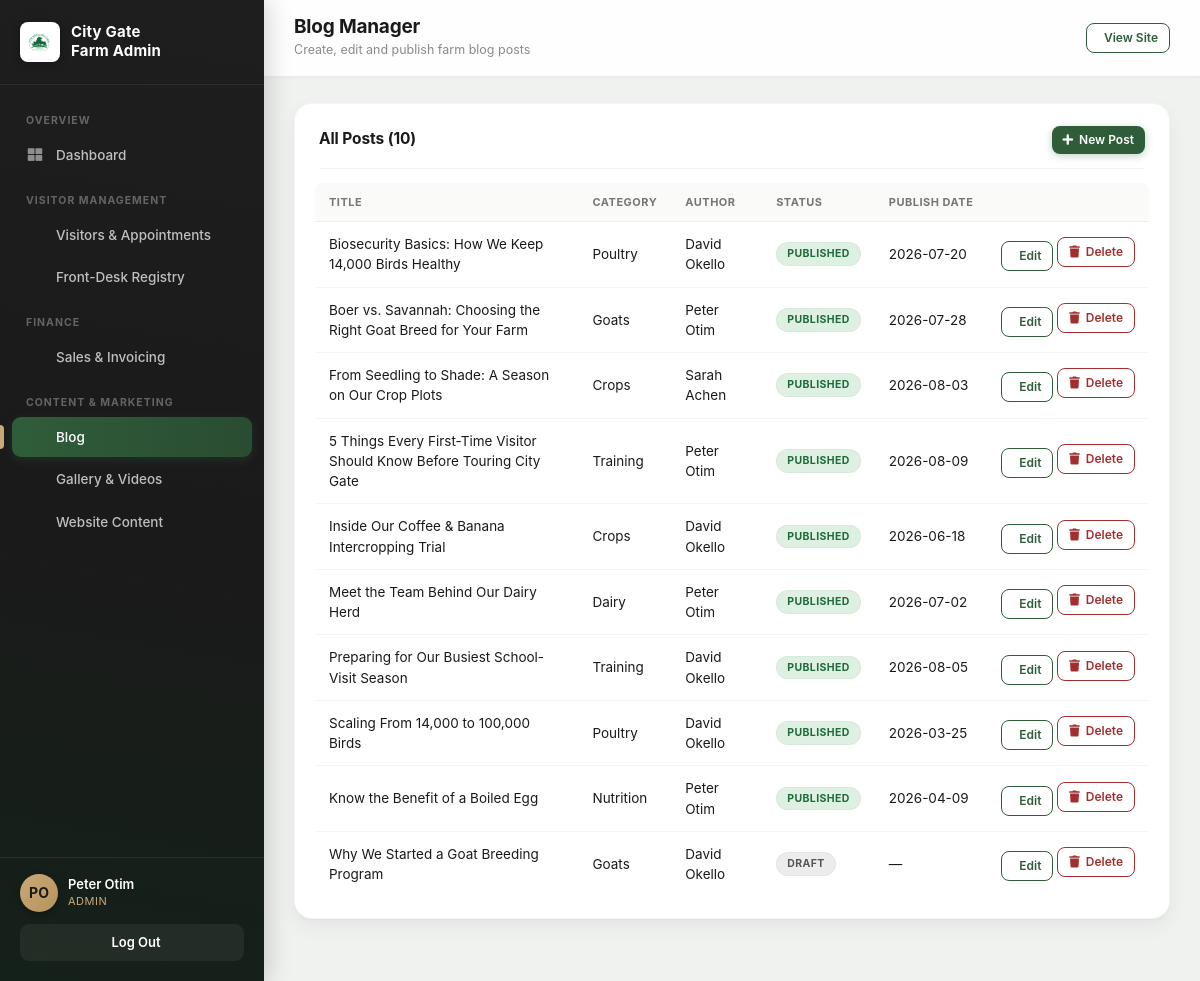
/admin/blog-manager.php (signed in), run on the app's committed database.
### tables this page shows
CREATE TABLE `blog_posts` (
  `id` int(11) NOT NULL AUTO_INCREMENT,
  `title` varchar(220) NOT NULL,
  `slug` varchar(220) NOT NULL,
  `category` varchar(80) DEFAULT NULL,
  `tags` varchar(255) DEFAULT NULL,
  `excerpt` text DEFAULT NULL,
  `content` longtext DEFAULT NULL,
  `featured_image` varchar(255) DEFAULT NULL,
  `author_id` int(11) DEFAULT NULL,
  `status` enum('draft','published','scheduled') NOT NULL DEFAULT 'draft',
  `publish_date` date DEFAULT NULL,
  `meta_title` varchar(220) DEFAULT NULL,
  `meta_description` varchar(320) DEFAULT NULL,
  `created_at` datetime NOT NULL DEFAULT current_timestamp(),
  `updated_at` datetime NOT NULL DEFAULT current_timestamp() ON UPDATE current_timestamp(),
  PRIMARY KEY (`id`),
  UNIQUE KEY `slug` (`slug`),
  KEY `author_id` (`author_id`),
  CONSTRAINT `blog_posts_ibfk_1` FOREIGN KEY (`author_id`) REFERENCES `users` (`id`) ON DELETE SET NULL
);

CREATE TABLE `users` (
  `id` int(11) NOT NULL AUTO_INCREMENT,
  `name` varchar(150) NOT NULL,
  `email` varchar(190) NOT NULL,
  `password_hash` varchar(255) NOT NULL,
  `role` enum('SuperAdmin','Manager','Finance','Admin') NOT NULL,
  `status` enum('active','suspended') NOT NULL DEFAULT 'active',
  `created_at` datetime NOT NULL DEFAULT current_timestamp(),
  PRIMARY KEY (`id`),
  UNIQUE KEY `email` (`email`)
);

### includes/auth.php (called while the page is built, shortened)
<?php
function cg_current_user(): ?array {
   return $_SESSION['cg_user'] ?? null;
}
function cg_access(string $module): string {
   $user = cg_current_user();
   return CG_PERMISSIONS[$module][$user['role']] ?? 'hidden';
}
function cg_can(string $module, string $action = 'view'): bool {
   $level = cg_access($module);
   if ($action === 'view') return $level === 'full' || $level === 'read';
   return $level === 'full';
}

### admin/blog-manager.php (the view, shortened to what this page needs)
<?php
$pageTitle = 'Blog Manager';
$pageSub = 'Create, edit and publish farm blog posts';
require_once __DIR__ . '/includes/header.php';
$canFull = cg_can('blog', 'full');
$posts = $pdo->query("
   SELECT bp.*, u.name AS author_name
   FROM blog_posts bp
   LEFT JOIN users u ON u.id = bp.author_id
   ORDER BY bp.created_at DESC
")->fetchAll();
function cg_status_badge(string $status): string {
   $map = ['published' => 'published', 'draft' => 'draft', 'scheduled' => 'scheduled'];
   $cls = $map[$status] ?? 'draft';
   return '<span class="cg-badge cg-badge-' . $cls . '">' . htmlspecialchars(ucfirst($status)) . '</span>';
}
?>
<div class="cg-panel">
   <div class="cg-panel-head">
      <h2>All Posts (<?php echo count($posts); ?>)</h2>
      <?php if ($canFull): ?>
      <a href="blog-editor.php" class="cg-btn cg-btn-primary cg-btn-sm"><i class="fa fa-plus"></i> New Post</a>
      <?php endif; ?>
   </div>
   <div class="cg-table-wrap">
      <table class="cg-table">
         <thead>
            <tr>
               <th>Title</th>
               <th>Category</th>
               <th>Author</th>
               <th>Status</th>
               <th>Publish Date</th>
               <?php if ($canFull): ?><th></th><?php endif; ?>
            </tr>
         </thead>
         <tbody>
         <?php if (!$posts): ?>
            <tr><td colspan="6" class="text-muted">No blog posts yet.</td></tr>
         <?php else: foreach ($posts as $p): ?>
            <tr>
               <td><?php echo htmlspecialchars($p['title']); ?></td>
               <td><?php echo htmlspecialchars($p['category'] ?: '—'); ?></td>
               <td><?php echo htmlspecialchars($p['author_name'] ?: 'City Gate Mixed Farm'); ?></td>
               <td><?php echo cg_status_badge($p['status']); ?></td>
               <td><?php echo htmlspecialchars($p['publish_date'] ?: '—'); ?></td>
               <?php if ($canFull): ?>
               <td style="white-space:nowrap;">
                  <a href="blog-editor.php?id=<?php echo (int) $p['id']; ?>" class="cg-btn cg-btn-outline cg-btn-sm"><i class="fa fa-pencil"></i> Edit</a>
                  <form method="post" style="display:inline-block;" onsubmit="return confirm('Delete this post permanently? This will also remove its gallery images and comments.');">
                     <button type="submit" class="cg-btn cg-btn-danger cg-btn-sm"><i class="fa fa-trash"></i> Delete</button>
                  </form>
               </td>
               <?php endif; ?>
            </tr>
         <?php endforeach; endif; ?>
         </tbody>
      </table>
   </div>
</div>
<?php require_once __DIR__ . '/includes/footer.php'; ?>

### admin/includes/header.php (shortened to what this page needs)
<?php
require_once __DIR__ . '/../../includes/auth.php';
$pageAction = $pageAction ?? 'view';
$user = cg_require_module($pageModule, $pageAction);
function cg_initials(string $name): string {
   $parts = preg_split('/\s+/', trim($name));
   $first = $parts[0][0] ?? '?';
   $second = $parts[1][0] ?? '';
   return strtoupper($first . $second);
}
$navGroups = [
   'Overview' => [
      ['module' => 'dashboard', 'href' => 'dashboard.php', 'icon' => 'fa-th-large', 'label' => 'Dashboard'],
   ],
   'Visitor Management' => [
      ['module' => 'visitors', 'href' => 'visitors.php', 'icon' => 'fa-calendar-check-o', 'label' => 'Visitors & Appointments'],
      ['module' => 'registry', 'href' => 'registry.php', 'icon' => 'fa-address-book-o', 'label' => 'Front-Desk Registry'],
   ],
   'Farm Operations' => [
      ['module' => 'livestock', 'href' => 'livestock.php', 'icon' => 'fa-paw', 'label' => 'Livestock & Batches'],
      ['module' => 'health', 'href' => 'health.php', 'icon' => 'fa-heartbeat', 'label' => 'Health & Veterinary'],
      ['module' => 'production', 'href' => 'production.php', 'icon' => 'fa-line-chart', 'label' => 'Production Records'],
      ['module' => 'inventory', 'href' => 'inventory.php', 'icon' => 'fa-cubes', 'label' => 'Inventory & Stock'],
      ['module' => 'tasks', 'href' => 'tasks.php', 'icon' => 'fa-check-square-o', 'label' => 'Tasks & Schedule'],
   ],
   'Finance' => [
      ['module' => 'sales', 'href' => 'sales.php', 'icon' => 'fa-money', 'label' => 'Sales & Invoicing'],
      ['module' => 'expenses', 'href' => 'expenses.php', 'icon' => 'fa-credit-card', 'label' => 'Expenses'],
      ['module' => 'suppliers', 'href' => 'suppliers.php', 'icon' => 'fa-handshake-o', 'label' => 'Suppliers & Buyers'],
   ],
   'Content & Marketing' => [
      ['module' => 'blog', 'href' => 'blog-manager.php', 'icon' => 'fa-pencil-square-o', 'label' => 'Blog'],
      ['module' => 'gallery', 'href' => 'gallery.php', 'icon' => 'fa-picture-o', 'label' => 'Gallery & Videos'],
      ['module' => 'cms', 'href' => 'cms.php', 'icon' => 'fa-file-text-o', 'label' => 'Website Content'],
      ['module' => 'email', 'href' => 'email.php', 'icon' => 'fa-envelope-o', 'label' => 'Email Visitors'],
   ],
   'Administration' => [
      ['module' => 'users', 'href' => 'users.php', 'icon' => 'fa-users', 'label' => 'User Management'],
   ],
];
$currentFile = basename($_SERVER['SCRIPT_NAME']);
?>
<!DOCTYPE html>
<html lang="en">
<head>
   <link rel="stylesheet" type="text/css" href="../css/bootstrap.min.css">
   <link rel="stylesheet" type="text/css" href="../css/font-awesome.css">
   <link rel="stylesheet" href="../css/cg-theme.css">
   <link rel="stylesheet" href="../css/cg-admin.css">
</head>
<body class="cg-admin-body">
   <aside class="cg-admin-sidebar" id="cgAdminSidebar">
      <div class="cg-admin-sidebar-brand">
         <img src="../images/logo/citygatelogo.png" alt="City Gate Farm">
         <span>City Gate<br>Farm Admin</span>
      </div>
      <nav class="cg-admin-nav">
         <?php foreach ($navGroups as $groupLabel => $items):
            $visibleItems = array_filter($items, fn($item) => cg_access($item['module']) !== 'hidden');
            if (!$visibleItems) continue;
         ?>
         <div class="cg-admin-nav-group">
            <div class="cg-admin-nav-group-label"><?php echo htmlspecialchars($groupLabel); ?></div>
            <?php foreach ($visibleItems as $item):
               $isActive = ($item['href'] === $currentFile) ? ' active' : '';
            ?>
            <a href="<?php echo $item['href']; ?>" class="nav-link<?php echo $isActive; ?>">
               <i class="fa <?php echo $item['icon']; ?>"></i><span><?php echo $item['label']; ?></span>
            </a>
            <?php endforeach; ?>
         </div>
         <?php endforeach; ?>
      </nav>
      <div class="cg-admin-sidebar-foot">
         <div class="cg-admin-user">
            <div class="cg-admin-user-avatar"><?php echo cg_initials($user['name']); ?></div>
            <div>
               <div class="cg-admin-user-name"><?php echo htmlspecialchars($user['name']); ?></div>
               <div class="cg-admin-user-role"><?php echo htmlspecialchars($user['role']); ?></div>
            </div>
         </div>
         <a href="logout.php" class="cg-admin-logout"><i class="fa fa-sign-out"></i> Log Out</a>
      </div>
   </aside>
   <div class="cg-admin-main">
      <header class="cg-admin-topbar">
         <div style="display:flex;align-items:center;gap:14px;">
            <div>
               <h1><?php echo htmlspecialchars($pageTitle); ?></h1>
               <?php if (!empty($pageSub)): ?><p class="cg-admin-topbar-sub"><?php echo htmlspecialchars($pageSub); ?></p><?php endif; ?>
            </div>
         </div>
         <a href="../index.php" class="cg-btn cg-btn-outline cg-btn-sm" target="_blank"><i class="fa fa-external-link"></i> View Site</a>
      </header>
      <div class="cg-admin-content">

### admin/includes/footer.php (shortened to what this page needs)
      </div>
   </div>
</body>
</html>

### css/cg-theme.css (style rules this page uses)
:root { --farm-green: #2F5D3A; --farm-green-dark: #1F3F27; --cream: #FAF7F0; --earth: #C9A978; --charcoal: #1A1A1A; --white: #FFFFFF; --soft-shadow: 0 4px 14px rgba(26, 26, 26, 0.08); --cta-green: #C9A978; }
* { box-sizing: border-box; }
body { font-family: 'Inter', -apple-system, BlinkMacSystemFont, 'Segoe UI', sans-serif; color: var(--charcoal); background: var(--cream); overflow-x: hidden; }

### data on the page
blog_posts: title "Biosecurity Basics: How We Keep 14,000 Birds Healthy", category "Poultry", author.name "David Okello", status "PUBLISHED", publish_date "2026-07-20"
blog_posts: title "Boer vs. Savannah: Choosing the Right Goat Breed for Your Farm", category "Goats", author.name "Peter Otim", status "PUBLISHED", publish_date "2026-07-28"
blog_posts: title "From Seedling to Shade: A Season on Our Crop Plots", category "Crops", author.name "Sarah Achen", status "PUBLISHED", publish_date "2026-08-03"
blog_posts: title "5 Things Every First-Time Visitor Should Know Before Touring City Gate", category "Training", author.name "Peter Otim", status "PUBLISHED", publish_date "2026-08-09"
blog_posts: title "Inside Our Coffee & Banana Intercropping Trial", category "Crops", author.name "David Okello", status "PUBLISHED", publish_date "2026-06-18"
blog_posts: title "Meet the Team Behind Our Dairy Herd", category "Dairy", author.name "Peter Otim", status "PUBLISHED", publish_date "2026-07-02"
blog_posts: title "Preparing for Our Busiest School-Visit Season", category "Training", author.name "David Okello", status "PUBLISHED", publish_date "2026-08-05"
blog_posts: title "Scaling From 14,000 to 100,000 Birds", category "Poultry", author.name "David Okello", status "PUBLISHED", publish_date "2026-03-25"
blog_posts: title "Know the Benefit of a Boiled Egg", category "Nutrition", author.name "Peter Otim", status "PUBLISHED", publish_date "2026-04-09"
blog_posts: title "Why We Started a Goat Breeding Program", category "Goats", author.name "David Okello", status "DRAFT", publish_date "—"

### other printed values
$groupLabel "OVERVIEW"
$item['label'] "Dashboard"
$groupLabel "VISITOR MANAGEMENT"
$item['label'] "Visitors & Appointments"
$item['label'] "Front-Desk Registry"
$groupLabel "FINANCE"
$item['label'] "Sales & Invoicing"
$groupLabel "CONTENT & MARKETING"
$item['label'] "Blog"
$item['label'] "Gallery & Videos"
$item['label'] "Website Content"
cg_initials($user['name']) "PO"
$user['name'] "Peter Otim"
$user['role'] "ADMIN"
$pageTitle "Blog Manager"
